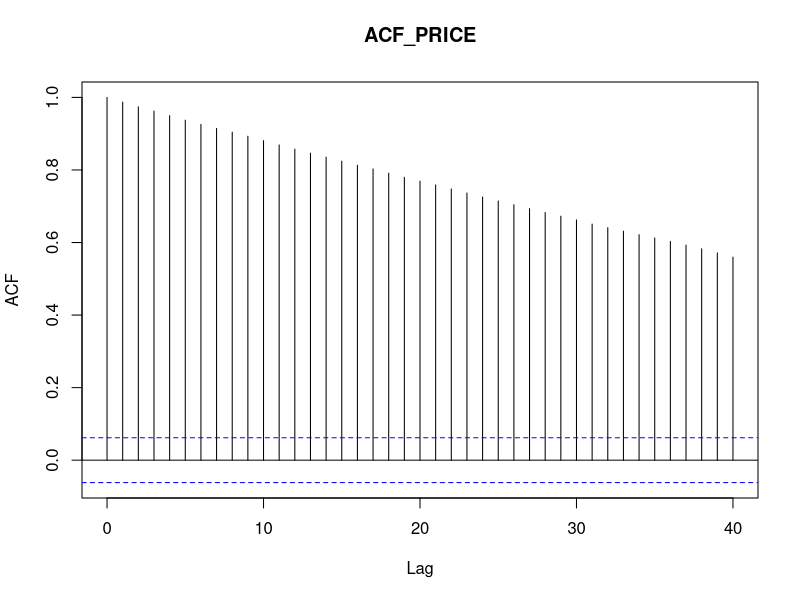
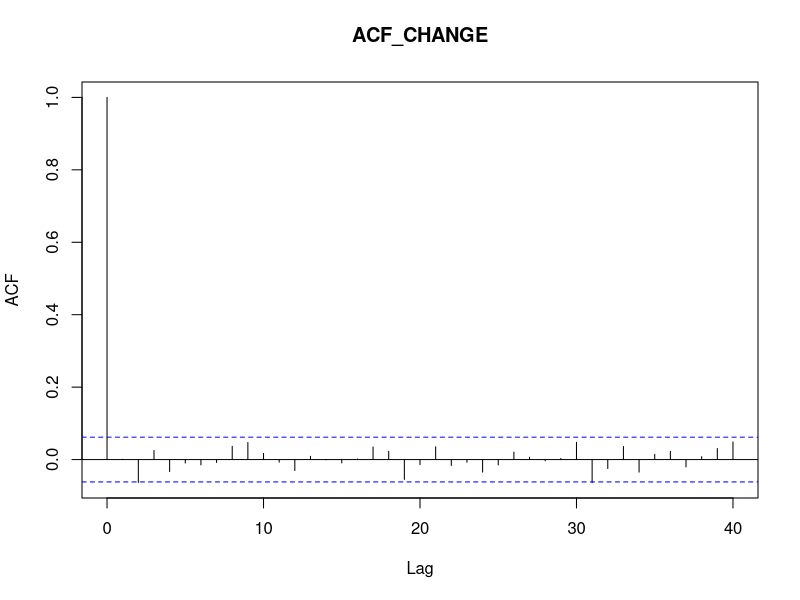
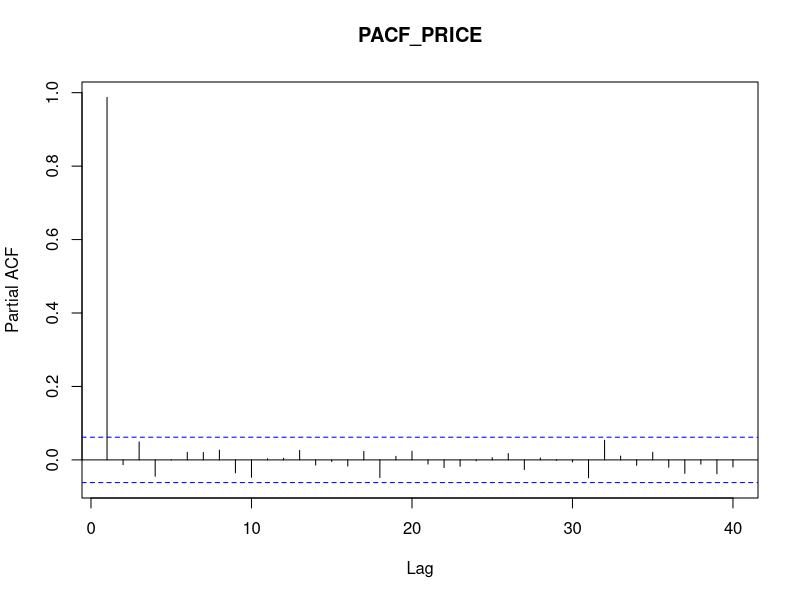
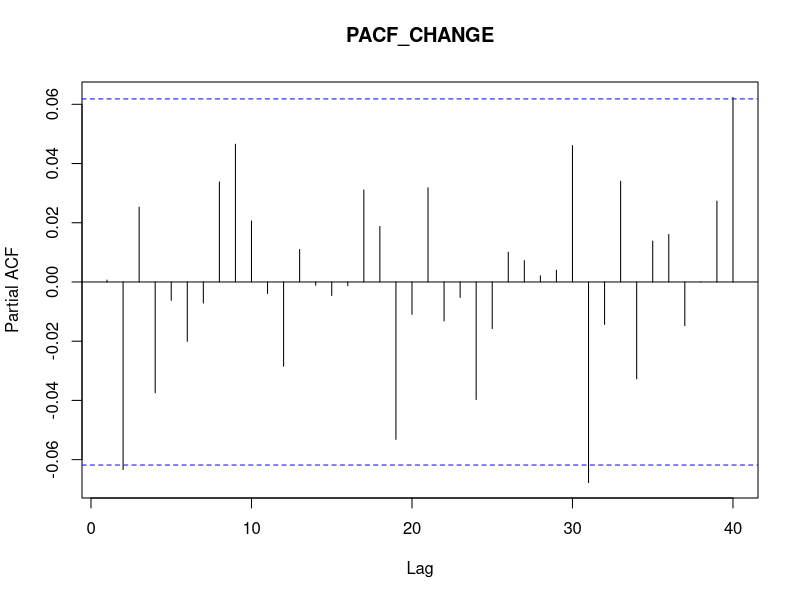
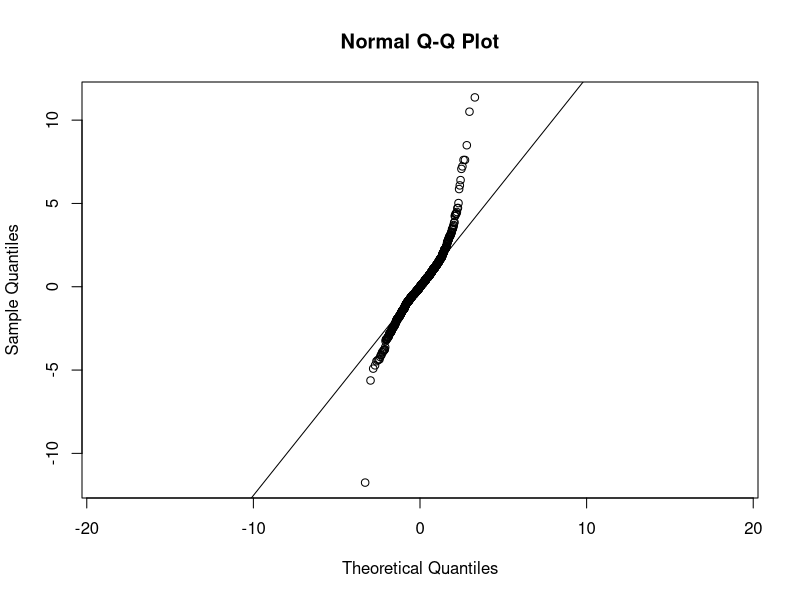
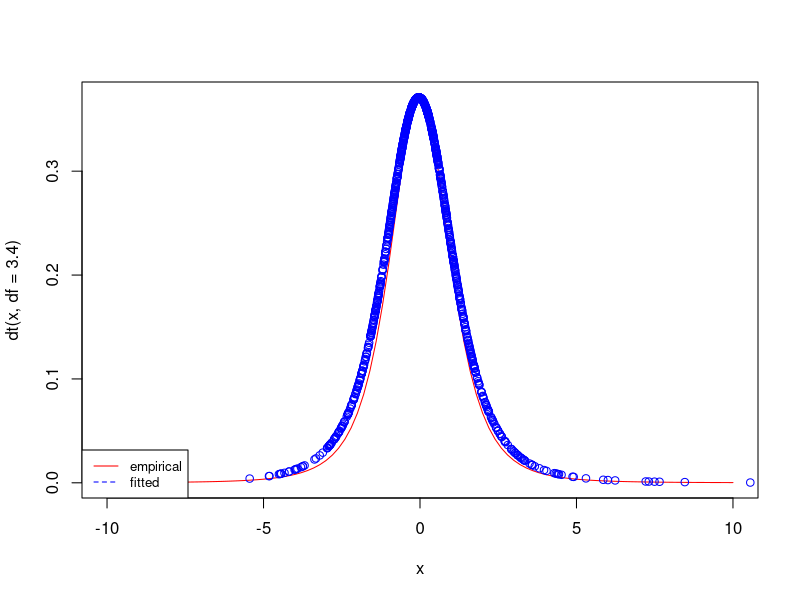
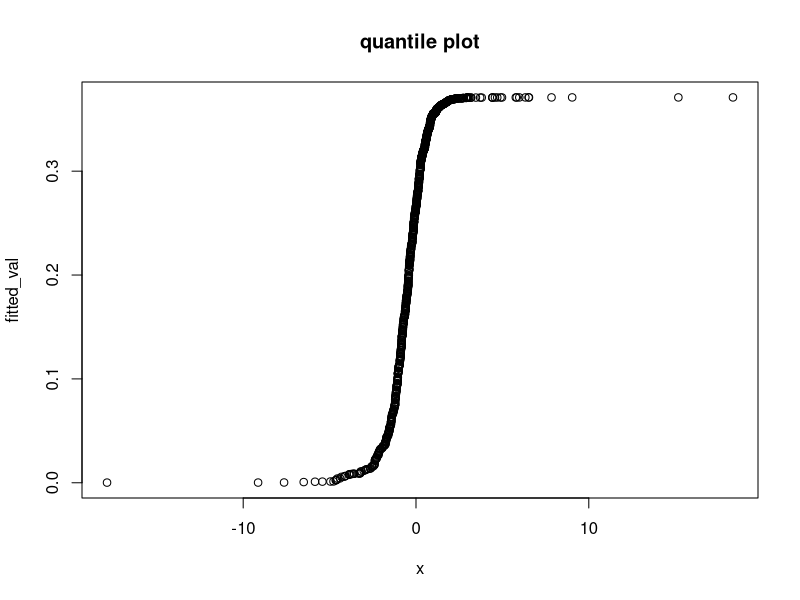
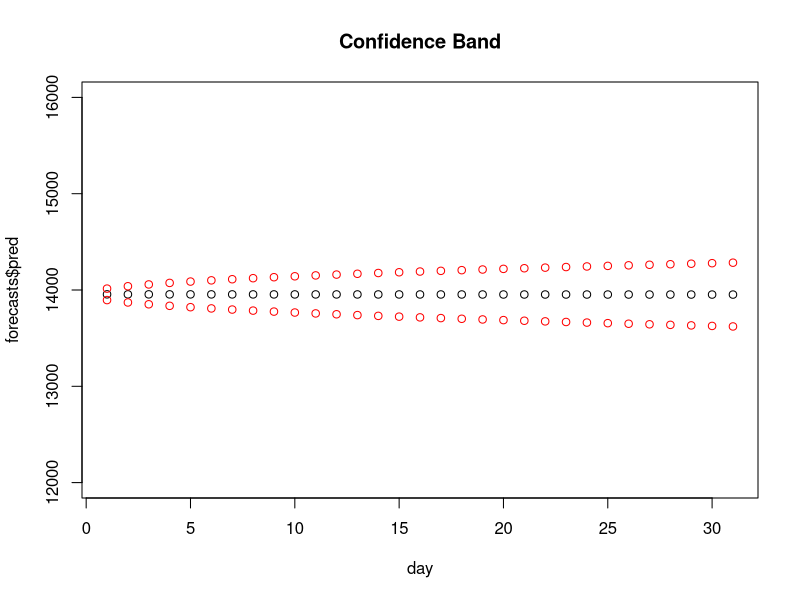

Generate these figures, in order, with R:
## ---- chunk 1
knitr::opts_chunk$set(echo = TRUE)
library(tseries)
library(ggplot2)
#install.packages("forecast")
library(forecast)
library(MASS)
## ---- chunk 2
data_pre<-read.csv(file="IBM.csv", header=TRUE, sep=",") 
data_pre$Date <- as.Date(data_pre$Date, format = "%Y-%m-%d")
data<-data_pre[data_pre$Date >= "2015-01-01" & data_pre$Date <= "2018-12-31",]
dim(data)
tail(data, n=30)
## ---- chunk 3
ts = as.ts(data$Adj.Close, start=2015, frequency=12)
acf(ts, lag.max=40, main="ACF_PRICE")
acf(diff(ts), lag.max=40, main="ACF_CHANGE")
pacf(ts, lag.max=40, main="PACF_PRICE")
pacf(diff(ts), lag.max=40, main="PACF_CHANGE")
## ---- chunk 4
Box.test(ts, lag=40, type="Ljung-Box")
## ---- chunk 5
AR1 = arima(data$Adj.Close, order = c(1,0,0))
print(AR1)
Box.test(AR1$resid, type = "Ljung", lag = 40, fitdf = 1)
## ---- chunk 6
adf.test(ts)
pp.test(ts)
kpss.test(ts)
## ---- chunk 7
qqnorm(AR1$residuals, asp = 1)
qqline(AR1$residuals, asp=1)
## ---- chunk 8
ARIMA = auto.arima(data$Adj.Close, max.p = 5, max.q = 5, ic = "aic")
print(ARIMA)
## ---- chunk 9
library(MASS)
tfit <- fitdistr(ARIMA$residuals, "t")
## ---- chunk 10
print(tfit)
## ---- chunk 11
x<-rt(1006, df = 3.4)
curve(dt(x, df = 3.4), -10, 10, col = 'red')
res <- ARIMA$residuals

fitted_val <- dt((ARIMA$residuals + 0.03774) / 1.1262, df=3.4)

points(res, fitted_val, col = 'blue')
legend("bottomleft", legend=c("empirical", "fitted"),
       col=c("red", "blue"), lty=1:2, cex=0.8)
qqplot(x,fitted_val, main="quantile plot")
## ---- chunk 12
#model besed resampling
n <- 1000
sim <- rep(0, 1000)
error <- rnorm(n)
sim[1] <- error[1]
for (i in 2:n) {
sim[i] <- 132.6845 + 0.9905*sim[i-1] + error[i]
}
## ---- chunk 13
simFit = arima(sim, order = c(1,0,0))
library(forecast) 
forecasts = predict(simFit, 31) 
#below is the prediction for 31 days in Jan 2019.
day = seq(1, 31, by=1)
upper <- forecasts$pred + 1.96*forecasts$se
lower <- forecasts$pred - 1.96*forecasts$se
plot(day, forecasts$pred, ylim = c(12000, 16000), main = "Confidence Band")
points(day, upper, col = "red")
points(day, lower, col = "red")
## ---- chunk 14
ts_log = as.ts(log(data$Adj.Close), start=2015, frequency=12)
acf(ts_log, lag.max=40, main="ACF_PRICE")
acf(diff(ts_log), lag.max=40, main="ACF_CHANGE")
pacf(ts_log, lag.max=40, main="PACF_PRICE")
pacf(ts_log, lag.max=40, main="PACF_CHANGE")
plot(data$Date, log(data$Adj.Close), xlab = "year", ylab = "log(price)")
plot(data$Date, data$Adj.Close, xlab = "year",ylab = "price")
